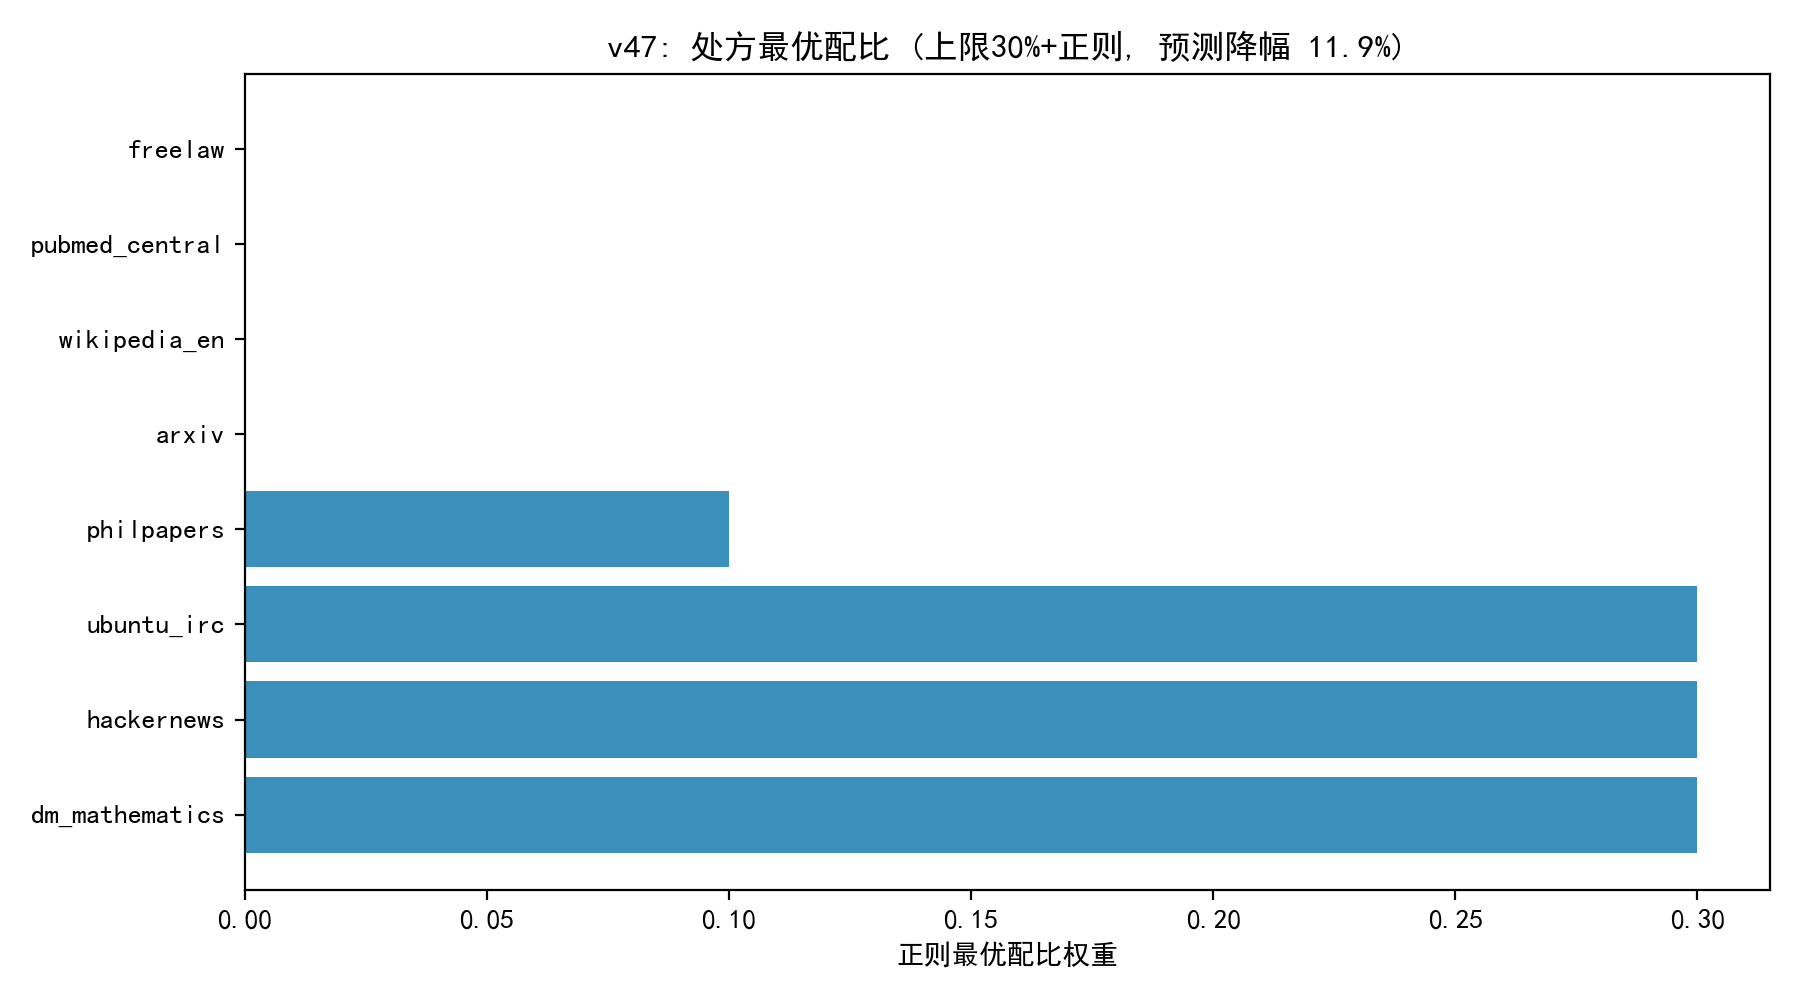

Python code for this plot:
# -*- coding: utf-8 -*-
"""
v47 实验: 配比模型的处方价值 (最优配比的预测收益)
1M 训练配比--损失数据上重拟合岭回归 (13 损失域 x 17 源域 + 截距),
把"平均预测损失"作为配比的处方目标:
1) LP 求单纯形上最小化平均损失的顶点最优配比 x* (线性规划);
2) 对照: 均匀配比 (1/17) 与训练表中实测最优混合行;
3) 报告 x* 的域结构与相对均匀配比的预测损失降幅;
4) 与域级质量排序对照 (高质域 book/gutenberg 权重是否偏高).
输出: experiments/v47_p1_mix_prescribe.csv/.json/.png
"""
import os, sys, json
import numpy as np
import pandas as pd
sys.path.insert(0, os.path.join(os.path.dirname(__file__), "..", "code"))
from p1_mixture import load_pair, RIDGE_ALPHA
from common import A, BASE, MIX_DOMAINS, LOSS_DOMAINS
from scipy.optimize import linprog
from sklearn.linear_model import Ridge

EX = os.path.join(os.path.dirname(__file__))
os.makedirs(EX, exist_ok=True)

import matplotlib
matplotlib.use("Agg")
import matplotlib.pyplot as plt
import matplotlib.font_manager as fm
for _f in ("SimHei.ttf", "simsun.ttf"):
    _p = os.path.join(BASE, _f)
    if os.path.exists(_p):
        fm.fontManager.addfont(_p)
plt.rcParams["font.sans-serif"] = ["SimHei"]
plt.rcParams["axes.unicode_minus"] = False
plt.rcParams["axes.prop_cycle"] = "cycler(color=['#177cb0', '#1685a9', '#3eede7', '#70f3ff', '#44cef6', '#88ada6'])"
import plotstyle


def main():
    tr = load_pair("train_mixture_1m.csv", "train_pile_loss_1m.csv")
    X = tr[[f"train_the_pile_{d}" for d in MIX_DOMAINS]].to_numpy(dtype=float)
    Y = tr[[f"metric/the_pile_{d}_val_loss" for d in LOSS_DOMAINS]].to_numpy(dtype=float)
    nd = len(MIX_DOMAINS)
    models = [Ridge(alpha=RIDGE_ALPHA).fit(X, Y[:, j]) for j in range(len(LOSS_DOMAINS))]
    # 平均损失模型: a = 系数均值 (损失域平均), b = 截距均值
    B = np.stack([m.coef_ for m in models]).mean(axis=0)
    b0 = np.mean([m.intercept_ for m in models])

    # LP: min B@x, s.t. sum x = 1, x >= 0  (无约束顶点, 上界)
    res = linprog(B, A_eq=np.ones((1, nd)), b_eq=[1.0], bounds=[(0, 1)] * nd, method="highs")
    x_opt = res.x
    L_opt = B @ x_opt + b0
    L_unif = B @ (np.ones(nd) / nd) + b0
    L_best = min(B @ tr[[f"train_the_pile_{d}" for d in MIX_DOMAINS]].to_numpy(dtype=float).T
                 + b0)
    print(f"无约束LP: L* = {L_opt:.4f} vs 均匀 {L_unif:.4f} vs 训练实测最优 {L_best:.4f} "
          f"(降幅 {(L_unif - L_opt) / L_unif * 100:.1f}%)")

    # 二次正则 + 多样性上限: min B@x + lam*sum(x-1/17)^2, s.t. sum x=1, 0<=x<=cap
    from scipy.optimize import minimize
    cap = 0.30
    lam = 0.5 * np.abs(B).mean()

    def obj(x):
        return B @ x + lam * np.sum((x - 1 / nd) ** 2)

    def cons(x):
        return 1.0 - x.sum()
    x0 = np.ones(nd) / nd
    sol = minimize(obj, x0, method="SLSQP", constraints={"type": "eq", "fun": cons},
                   bounds=[(0, cap)] * nd, options={"maxiter": 400})
    x_reg = sol.x
    L_reg = B @ x_reg + b0
    print(f"上限{cap:.0%}+正则: L* = {L_reg:.4f} (降幅 {(L_unif - L_reg) / L_unif * 100:.1f}%)")
    print(f"正则最优配比 (权重>0.02):")
    for d, w in sorted(zip(MIX_DOMAINS, x_reg), key=lambda t: -t[1]):
        if w > 0.02:
            print(f"  {d}: {w:.3f}")

    rows = [{"domain": d, "x_lp": float(x_opt[i]), "x_reg": float(x_reg[i])}
            for i, d in enumerate(MIX_DOMAINS)]
    rdf = pd.DataFrame(rows).sort_values("x_reg", ascending=False)
    rdf.to_csv(os.path.join(EX, "v47_p1_mix_prescribe.csv"), index=False, encoding="utf-8-sig")

    fig, ax = plt.subplots(figsize=(9, 5))
    top = rdf.head(8)
    ax.barh(range(len(top)), top["x_reg"], color="#177cb0", alpha=0.85)
    ax.set_yticks(range(len(top))); ax.set_yticklabels(top["domain"])
    ax.set_xlabel("正则最优配比权重"); ax.set_title(f"v47: 处方最优配比 (上限30%+正则, 预测降幅 {(L_unif-L_reg)/L_unif*100:.1f}%)")
    fig.tight_layout(); fig.savefig(os.path.join(EX, "v47_p1_mix_prescribe.png"), dpi=200)
    plt.close(fig)

    with open(os.path.join(EX, "v47_p1_mix_prescribe.json"), "w", encoding="utf-8") as f:
        json.dump({"L_opt": float(L_opt), "L_uniform": float(L_unif), "L_train_best": float(L_best),
                   "gain_pct_lp": float((L_unif - L_opt) / L_unif * 100),
                   "gain_pct_reg": float((L_unif - L_reg) / L_unif * 100),
                   "L_reg": float(L_reg),
                   "x_opt": rows}, f, ensure_ascii=False, indent=2)
    print("\ndone v47")


if __name__ == "__main__":
    main()
